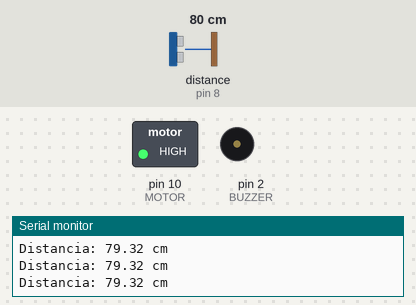
Simulated run of this sketch. Board: Arduino Uno, built with avr-gcc and run on an emulated ATmega328P. Shown: switched loads named in the sketch (green lamp = pin HIGH), buzzer (waves = sounding, pin HIGH), the last lines printed to the serial monitor. The test bench sets the inputs (shaded band); at power-on: distance to the obstacle (sensor on pin 8) 80 cm. The echo pulse lasts 58.3 µs per cm; pins used as bus, display or sensor lines are not drawn.

Above: at 13.8 s.
13.9 s: distance to the obstacle (sensor on pin 8) set to 32 cm
16.9 s: distance to the obstacle (sensor on pin 8) set to 27 cm
At 17.8 s:
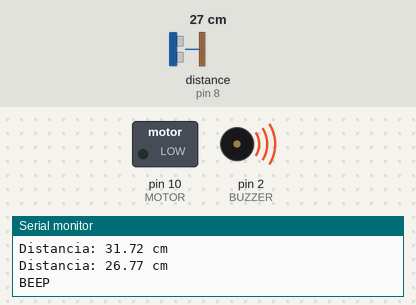
Timing chart, 0 to 19.9 s (numbered marks = the images above; inputs shaded):
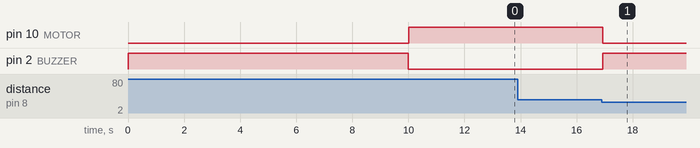

The sketch:

carrinho.ino
```cpp
/*
  PROJETO FINAL 2:
  AUTOR: Rafael Silveira
*/
// variáveis

int MOTOR = 10;  //pino para ligacao no CH1 do rele
int BUZZER = 2;     //ligacao no positivo do buzzer
char c;
int gatilho = 9; // pino TRIG do sensor ultrassônico
int echo = 8; // pino ECHO do sensor ultrassônico
float tempo; // para armazenar o tempo de ida e volta do sinal em microsegundos
float distancia_cm; // para armazenar a distância em centímetros
int DISTANCIA = 30; //distancia em cm minima de um obstaculo
int TEMPO_SEG = 10; //tempo inicial para comecar
void setup() {

  Serial.begin(9600);
  pinMode(MOTOR, OUTPUT);
  pinMode(BUZZER, OUTPUT);
  pinMode(gatilho,OUTPUT);
  digitalWrite(gatilho,LOW);
  delayMicroseconds(10);
  pinMode(echo,INPUT);
}


void loop() {
  int despertador = contador(TEMPO_SEG);  //contador para comecar apos X segundos
  if (despertador ==1){

      while (true){
        //beep(1);
        int resp_sensor = ultrassonico();

        if (resp_sensor< DISTANCIA){
              digitalWrite(MOTOR,LOW);
              beep(1);
              delay(1000);
              beep(0);

        }else{
          digitalWrite(MOTOR,HIGH);

        }

    }
  }
}


int ultrassonico() {
 // disparar pulso ultrassônico
 digitalWrite(gatilho, HIGH);
 delayMicroseconds(10);
 digitalWrite(gatilho, LOW);

 // medir tempo de ida e volta do pulso ultrassônico
 tempo = pulseIn(echo, HIGH);

 // calcular as distâncias em centímetros
 distancia_cm = tempo / 29.4 / 2;

 Serial.print("Distancia: ");
 Serial.print(distancia_cm);
 Serial.println(" cm");

 return distancia_cm;
}

int contador(int tempo){

  Serial.println(tempo);
  while (tempo != 0){
    Serial.println(tempo);
    beep(1);
    delay(1000);
    beep(0);
    tempo= tempo -1;
  }
  return 1;

}
void beep(int liga){
  if (liga){
    digitalWrite(BUZZER,HIGH);
    Serial.println("BEEP");
  }else{
    digitalWrite(BUZZER,LOW);
    Serial.println(":x");
  }

}
```

Measured:
- the behaviour switches between 31 and 30 cm on distance to the obstacle (sensor on pin 8) (found by bisection; images 0 and 1)
- after the input at 16.9 s, pin 10 (MOTOR): HIGH → LOW at once; pin 2 (BUZZER): LOW → HIGH at once
